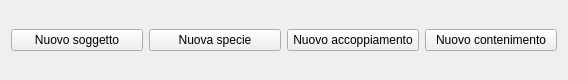
<?xml version="1.0" encoding="UTF-8"?>
<ui version="4.0">
 <class>TopMenu</class>
 <widget class="QWidget" name="TopMenu">
  <property name="geometry">
   <rect>
    <x>0</x>
    <y>0</y>
    <width>568</width>
    <height>80</height>
   </rect>
  </property>
  <property name="windowTitle">
   <string>Form</string>
  </property>
  <layout class="QGridLayout" name="gridLayout">
   <item row="0" column="2">
    <widget class="QPushButton" name="pushButton_2">
     <property name="text">
      <string>Nuovo accoppiamento</string>
     </property>
    </widget>
   </item>
   <item row="0" column="0">
    <widget class="QPushButton" name="pushButton">
     <property name="text">
      <string>Nuovo soggetto</string>
     </property>
    </widget>
   </item>
   <item row="0" column="1">
    <widget class="QPushButton" name="pbSpecie">
     <property name="text">
      <string>Nuova specie</string>
     </property>
    </widget>
   </item>
   <item row="0" column="3">
    <widget class="QPushButton" name="pushButton_4">
     <property name="text">
      <string>Nuovo contenimento</string>
     </property>
    </widget>
   </item>
  </layout>
 </widget>
 <resources/>
 <connections/>
</ui>
